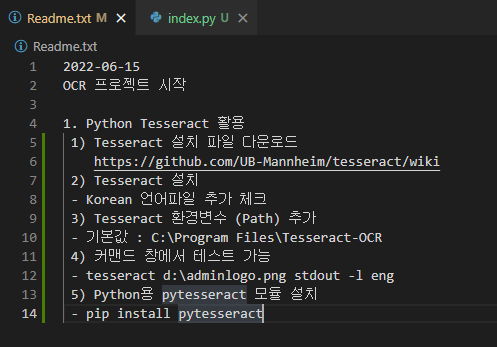
#> input picture img/sourcecode.png, 497 x 347 px, found by its file name
$ python index.py
#> lines starting #> are read from the running program, lines starting #| are printed output that depends on the picture
from PIL import Image
import pytesseract
import cv2

#	1) pytesseract 기본 옵션으로 OCR 확인
pytesseract.pytesseract.tesseract_cmd = r'C:\Program Files\Tesseract-OCR\tesseract'
config = ("-l kor+eng --oem 3 --psm 11")
#imgPath = r'img\adminlogo.png'
imgPath = r'img\sourcecode.png'

# [19 lines of commented-out code are left out]
img_cv = cv2.imread(imgPath, cv2.IMREAD_GRAYSCALE)	#	회색조로 이미지 저장 후 OCR
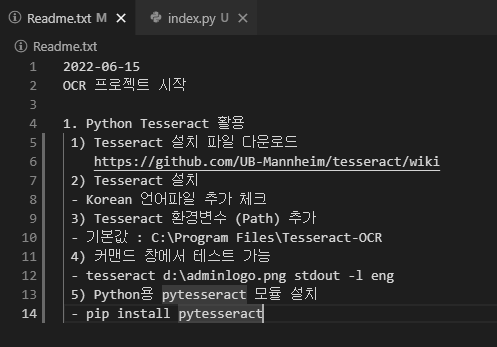
#> img_cv: shape (347, 497); min 28, max 251, mean 41
cv2.imshow("image1", img_cv)
cv2.waitKey(0)
cv2.destroyAllWindows()
#print(pytesseract.image_to_string(img_rgb, config=config))
